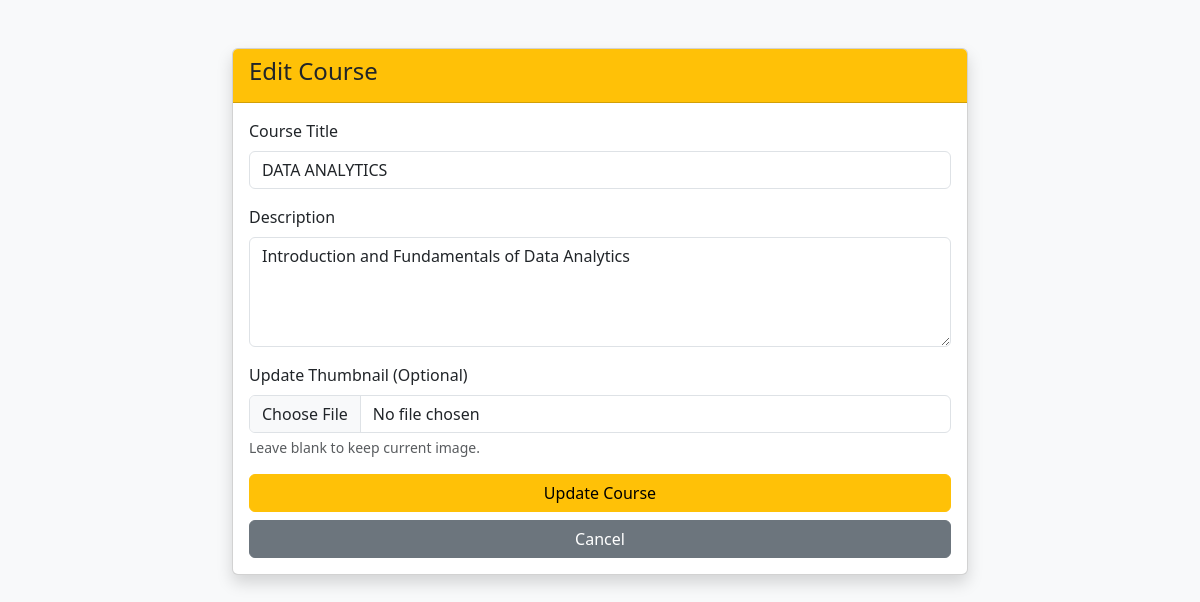
The page /course/2/edit (signed in) on the database its author committed.
### tables this page shows
CREATE TABLE courses (
    id INTEGER PRIMARY KEY AUTOINCREMENT,
    title TEXT NOT NULL,
    description TEXT,
    instructor_id INTEGER, thumbnail TEXT,
    FOREIGN KEY (instructor_id) REFERENCES users (id)
);

### app.py (the view, shortened to what this page needs)
@app.route('/course/<int:course_id>/edit', methods=['GET', 'POST'])
def edit_course(course_id):
    if 'user_id' not in session:
        return redirect(url_for('login'))
    conn = get_db_connection()
    course = conn.execute('SELECT * FROM courses WHERE id = ?', (course_id,)).fetchone()
    if not course or course['instructor_id'] != session['user_id']:
        conn.close()
        flash('Permission denied.', 'danger')
        return redirect(url_for('dashboard'))
    conn.close()
    return render_template('edit_course.html', course=course)

### app.py (called while the page is built)
def get_db_connection():
    conn = sqlite3.connect('database.db')
    conn.row_factory = sqlite3.Row
    return conn

### templates/edit_course.html (shortened to what this page needs)
<!DOCTYPE html>
<html lang="en">
<head>
    <link href="https://cdn.jsdelivr.net/npm/bootstrap@5.3.0/dist/css/bootstrap.min.css" rel="stylesheet">
</head>
<body class="bg-light">
    <div class="container mt-5">
        <div class="row justify-content-center">
            <div class="col-md-8">
                <div class="card shadow">
                    <div class="card-header bg-warning text-dark">
                        <h4>Edit Course</h4>
                    </div>
                    <div class="card-body">
                        <form action="" method="POST" enctype="multipart/form-data">
                            <div class="mb-3">
                                <label class="form-label">Course Title</label>
                                <input type="text" name="title" class="form-control" value="{{ course['title'] }}" required>
                            </div>
                            <div class="mb-3">
                                <label class="form-label">Description</label>
                                <textarea name="description" class="form-control" rows="4" required>{{ course['description'] }}</textarea>
                            </div>
                            <div class="mb-3">
                                <label class="form-label">Update Thumbnail (Optional)</label>
                                <input type="file" name="thumbnail" class="form-control">
                                <div class="form-text">Leave blank to keep current image.</div>
                            </div>
                            <div class="d-grid gap-2">
                                <button type="submit" class="btn btn-warning">Update Course</button>
                                <a href="/dashboard" class="btn btn-secondary">Cancel</a>
                            </div>
                        </form>
                    </div>
                </div>
            </div>
        </div>
    </div>
</body>
</html>

### rows shown on the page
courses: title "DATA ANALYTICS", description "Introduction and Fundamentals of Data Analytics"
